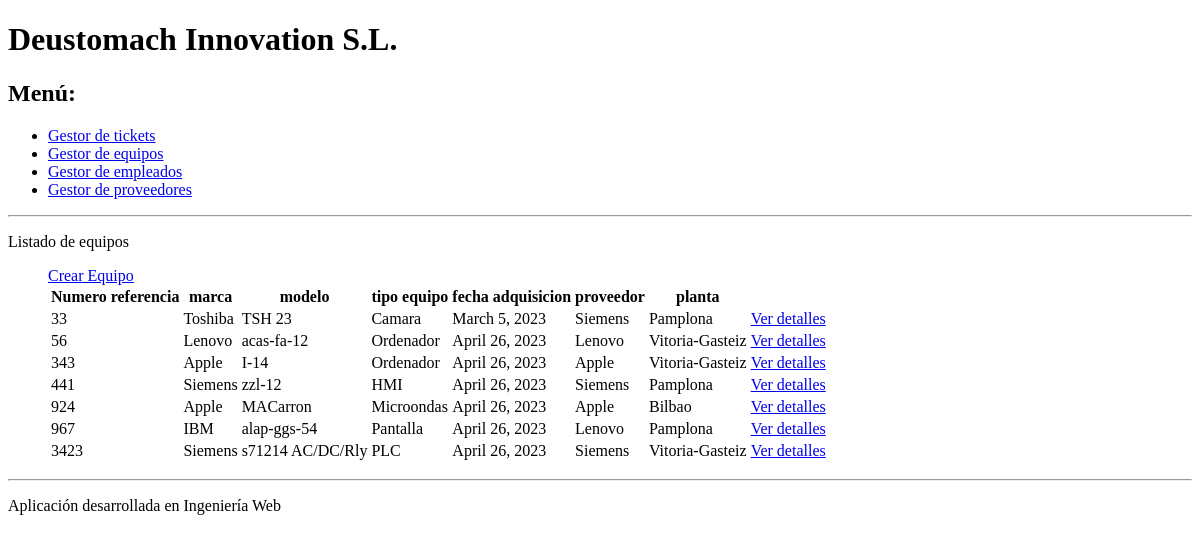
The page /aplicacion/equipos/ on the database as committed earlier.
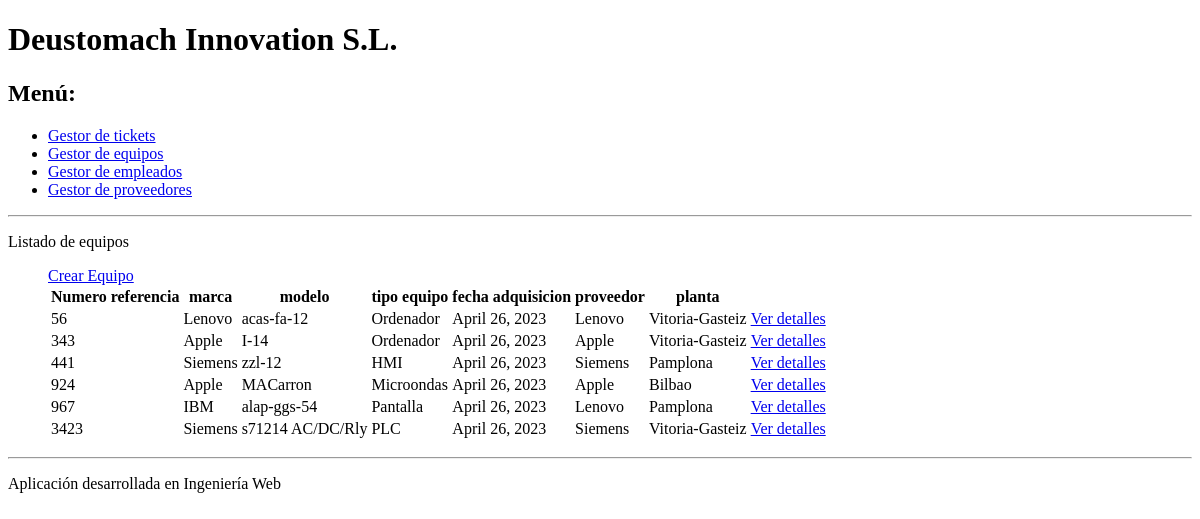
The same page on the database as committed later.
### app_reto1/models.py (models this page shows, shortened)
class Equipo(models.Model):
    num_serie = models.IntegerField()
    marca = models.CharField(max_length=20)
    modelo = models.CharField(max_length=50)
    tipo_equipo = models.CharField(max_length=20)
    fecha_adquisicion = models.DateField()
    fecha_puesta_marcha = models.DateField()
    proveedor = models.ForeignKey(Proveedor, on_delete=models.CASCADE)
    planta = models.ForeignKey(Planta, on_delete=models.CASCADE)

class Proveedor(models.Model):
    nombre = models.CharField(max_length=20)
    telefono = models.IntegerField()
    def __str__(self):
        return self.nombre

class Planta(models.Model):
    nombre = models.CharField(max_length=20)
    telefono = models.IntegerField()
    direccion = models.CharField(max_length=50)
    def __str__(self):
        return self.nombre

### app_reto1/views.py (the view)
# urls.py: path('equipos/', views.index_equpos, name='equipos'),
def index_equpos(request):
    equipos = get_list_or_404(Equipo.objects.order_by("num_serie"))
    context = {"lista_equipos": equipos}
    return render(request, "equipo_list.html", context)

### app_reto1/templates/equipo_list.html (shortened to what this page needs)
{% extends "base.html" %}
{% block contenido %}
<p>Listado de equipos</p>
{% if lista_equipos %}
<ul>
    <a href="/aplicacion/equipos/create">Crear Equipo</a>
    <table>
        <tr>
            <th>Numero referencia</th>
            <th>marca</th>
            <th>modelo</th>
            <th>tipo equipo</th>
            <th>fecha adquisicion</th>
            <th>proveedor</th>
            <th>planta</th>
        </tr>
        {% for e in lista_equipos %}
        <tr>
            <td>{{ e.num_serie}}</td>
            <td>{{ e.marca}}</td>
            <td>{{ e.modelo}}</td>
            <td>{{ e.tipo_equipo}}</td>
            <td>{{ e.fecha_adquisicion}}</td>
            <td>{{ e.proveedor}}</td>
            <td>{{ e.planta}}</td>
            <td><a href="/aplicacion/equipos/{{ e.id }}">Ver detalles</a></td>
        </tr>
        {% endfor %}
    </table>
</ul>
{% else %}
<p>No hay Equipos creados.</p>
{% endif %}
{% endblock contenido %}

Rows that differ between the two databases and show on the page:
removed Equipo: num_serie "33", marca "Toshiba", modelo "TSH 23", tipo_equipo "Camara", fecha_adquisicion "March 5, 2023", proveedor "Siemens", planta "Pamplona"
